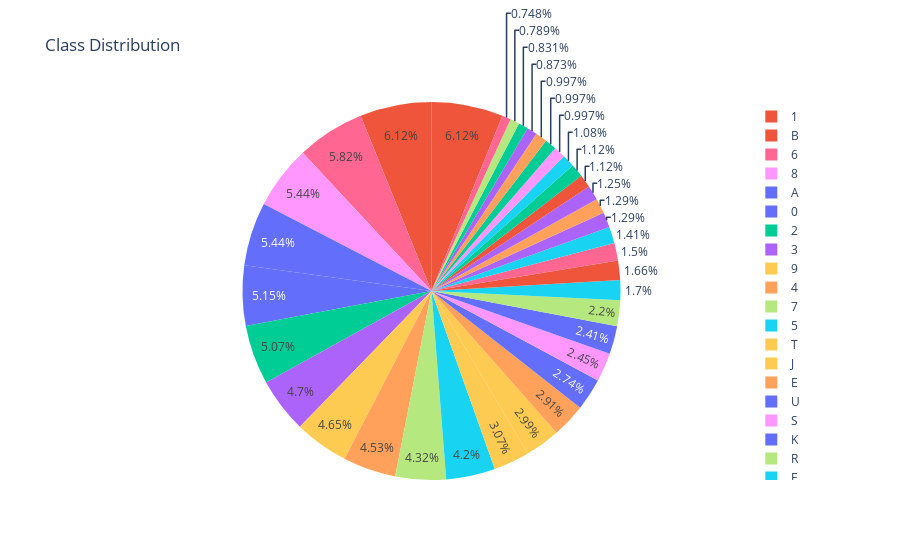
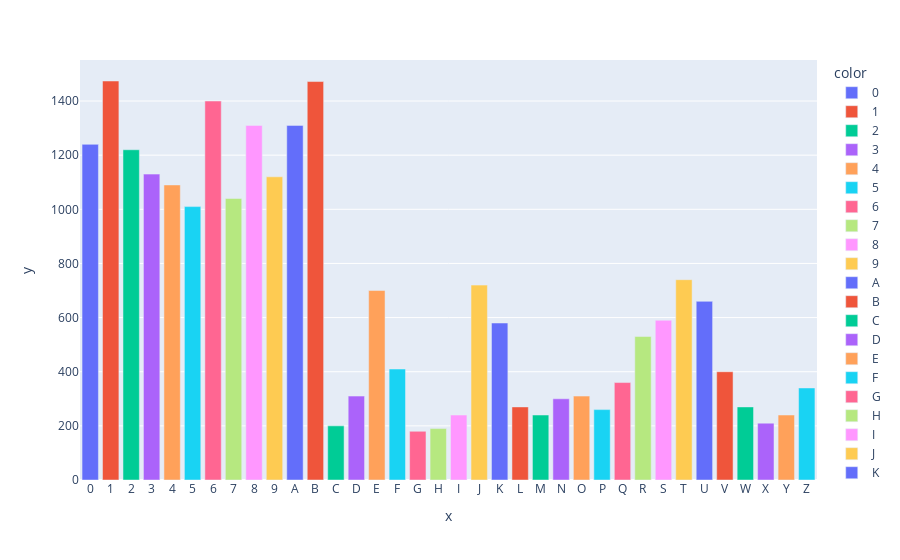

Notebook source saved alongside these figures, in order:
### Code cell
# Calculate class distribution
class_dis = [len(os.listdir(data_dir + name)) for name in class_names]
# class_dis = [len(os.listdir(val_dir + name)) for name in class_names]
# class_dis = [len(os.listdir(test_dir + name)) for name in class_names]

# Visualize using interactive pie chart
pie_chart = px.pie(values=class_dis, names=class_names, color=class_names)
pie_chart.update_layout({'title':{'text':"Class Distribution"}})
pie_chart.show()

# Visualize using interactive bar chart
bar_chart = px.bar(y=class_dis, x=class_names, color=class_names)
bar_chart.show()

### Figure 1 — Plotly figure (JSON) as saved in the notebook; plotly's stock layout.template omitted (floating-point values rounded to 4 significant figures)
{"data": [{"customdata": [["0"], ["1"], ["2"], ["3"], ["4"], ["5"], ["6"], ["7"], ["8"], ["9"], ["A"], ["B"], ["C"], ["D"], ["E"], ["F"], ["G"], ["H"], ["I"], ["J"], ["K"], ["L"], ["M"], ["N"], ["O"], ["P"], ["Q"], ["R"], ["S"], ["T"], ["U"], ["V"], ["W"], ["X"], ["Y"], ["Z"]], "domain": {"x": [0, 1], "y": [0, 1]}, "hovertemplate": "label=%{label}<br>value=%{value}<br>color=%{customdata[0]}<extra></extra>", "labels": ["0", "1", "2", "3", "4", "5", "6", "7", "8", "9", "A", "B", "C", "D", "E", "F", "G", "H", "I", "J", "K", "L", "M", "N", "O", "P", "Q", "R", "S", "T", "U", "V", "W", "X", "Y", "Z"], "legendgroup": "", "marker": {"colors": ["#636efa", "#EF553B", "#00cc96", "#ab63fa", "#FFA15A", "#19d3f3", "#FF6692", "#B6E880", "#FF97FF", "#FECB52", "#636efa", "#EF553B", "#00cc96", "#ab63fa", "#FFA15A", "#19d3f3", "#FF6692", "#B6E880", "#FF97FF", "#FECB52", "#636efa", "#EF553B", "#00cc96", "#ab63fa", "#FFA15A", "#19d3f3", "#FF6692", "#B6E880", "#FF97FF", "#FECB52", "#636efa", "#EF553B", "#00cc96", "#ab63fa", "#FFA15A", "#19d3f3"]}, "name": "", "showlegend": true, "type": "pie", "values": [1240, 1474, 1220, 1130, 1090, 1010, 1400, 1040, 1310, 1120, 1310, 1472, 200, 310, 700, 410, 180, 190, 240, 720, 580, 270, 240, 300, 310, 260, 360, 530, 590, 740, 660, 400, 270, 210, 240, 340]}], "layout": {"legend": {"tracegroupgap": 0}, "margin": {"t": 60}, "title": {"text": "Class Distribution"}}}

### Figure 2 — Plotly figure (JSON) as saved in the notebook; plotly's stock layout.template omitted (floating-point values rounded to 4 significant figures)
{"data": [{"alignmentgroup": "True", "hovertemplate": "color=0<br>x=%{x}<br>y=%{y}<extra></extra>", "legendgroup": "0", "marker": {"color": "#636efa", "pattern": {"shape": ""}}, "name": "0", "offsetgroup": "0", "orientation": "v", "showlegend": true, "textposition": "auto", "type": "bar", "x": ["0"], "xaxis": "x", "y": [1240], "yaxis": "y"}, {"alignmentgroup": "True", "hovertemplate": "color=1<br>x=%{x}<br>y=%{y}<extra></extra>", "legendgroup": "1", "marker": {"color": "#EF553B", "pattern": {"shape": ""}}, "name": "1", "offsetgroup": "1", "orientation": "v", "showlegend": true, "textposition": "auto", "type": "bar", "x": ["1"], "xaxis": "x", "y": [1474], "yaxis": "y"}, {"alignmentgroup": "True", "hovertemplate": "color=2<br>x=%{x}<br>y=%{y}<extra></extra>", "legendgroup": "2", "marker": {"color": "#00cc96", "pattern": {"shape": ""}}, "name": "2", "offsetgroup": "2", "orientation": "v", "showlegend": true, "textposition": "auto", "type": "bar", "x": ["2"], "xaxis": "x", "y": [1220], "yaxis": "y"}, {"alignmentgroup": "True", "hovertemplate": "color=3<br>x=%{x}<br>y=%{y}<extra></extra>", "legendgroup": "3", "marker": {"color": "#ab63fa", "pattern": {"shape": ""}}, "name": "3", "offsetgroup": "3", "orientation": "v", "showlegend": true, "textposition": "auto", "type": "bar", "x": ["3"], "xaxis": "x", "y": [1130], "yaxis": "y"}, {"alignmentgroup": "True", "hovertemplate": "color=4<br>x=%{x}<br>y=%{y}<extra></extra>", "legendgroup": "4", "marker": {"color": "#FFA15A", "pattern": {"shape": ""}}, "name": "4", "offsetgroup": "4", "orientation": "v", "showlegend": true, "textposition": "auto", "type": "bar", "x": ["4"], "xaxis": "x", "y": [1090], "yaxis": "y"}, {"alignmentgroup": "True", "hovertemplate": "color=5<br>x=%{x}<br>y=%{y}<extra></extra>", "legendgroup": "5", "marker": {"color": "#19d3f3", "pattern": {"shape": ""}}, "name": "5", "offsetgroup": "5", "orientation": "v", "showlegend": true, "textposition": "auto", "type": "bar", "x": ["5"], "xaxis": "x", "y": [1010], "yaxis": "y"}, {"alignmentgroup": "True", "hovertemplate": "color=6<br>x=%{x}<br>y=%{y}<extra></extra>", "legendgroup": "6", "marker": {"color": "#FF6692", "pattern": {"shape": ""}}, "name": "6", "offsetgroup": "6", "orientation": "v", "showlegend": true, "textposition": "auto", "type": "bar", "x": ["6"], "xaxis": "x", "y": [1400], "yaxis": "y"}, {"alignmentgroup": "True", "hovertemplate": "color=7<br>x=%{x}<br>y=%{y}<extra></extra>", "legendgroup": "7", "marker": {"color": "#B6E880", "pattern": {"shape": ""}}, "name": "7", "offsetgroup": "7", "orientation": "v", "showlegend": true, "textposition": "auto", "type": "bar", "x": ["7"], "xaxis": "x", "y": [1040], "yaxis": "y"}, {"alignmentgroup": "True", "hovertemplate": "color=8<br>x=%{x}<br>y=%{y}<extra></extra>", "legendgroup": "8", "marker": {"color": "#FF97FF", "pattern": {"shape": ""}}, "name": "8", "offsetgroup": "8", "orientation": "v", "showlegend": true, "textposition": "auto", "type": "bar", "x": ["8"], "xaxis": "x", "y": [1310], "yaxis": "y"}, {"alignmentgroup": "True", "hovertemplate": "color=9<br>x=%{x}<br>y=%{y}<extra></extra>", "legendgroup": "9", "marker": {"color": "#FECB52", "pattern": {"shape": ""}}, "name": "9", "offsetgroup": "9", "orientation": "v", "showlegend": true, "textposition": "auto", "type": "bar", "x": ["9"], "xaxis": "x", "y": [1120], "yaxis": "y"}, {"alignmentgroup": "True", "hovertemplate": "color=A<br>x=%{x}<br>y=%{y}<extra></extra>", "legendgroup": "A", "marker": {"color": "#636efa", "pattern": {"shape": ""}}, "name": "A", "offsetgroup": "A", "orientation": "v", "showlegend": true, "textposition": "auto", "type": "bar", "x": ["A"], "xaxis": "x", "y": [1310], "yaxis": "y"}, {"alignmentgroup": "True", "hovertemplate": "color=B<br>x=%{x}<br>y=%{y}<extra></extra>", "legendgroup": "B", "marker": {"color": "#EF553B", "pattern": {"shape": ""}}, "name": "B", "offsetgroup": "B", "orientation": "v", "showlegend": true, "textposition": "auto", "type": "bar", "x": ["B"], "xaxis": "x", "y": [1472], "yaxis": "y"}, {"alignmentgroup": "True", "hovertemplate": "color=C<br>x=%{x}<br>y=%{y}<extra></extra>", "legendgroup": "C", "marker": {"color": "#00cc96", "pattern": {"shape": ""}}, "name": "C", "offsetgroup": "C", "orientation": "v", "showlegend": true, "textposition": "auto", "type": "bar", "x": ["C"], "xaxis": "x", "y": [200], "yaxis": "y"}, {"alignmentgroup": "True", "hovertemplate": "color=D<br>x=%{x}<br>y=%{y}<extra></extra>", "legendgroup": "D", "marker": {"color": "#ab63fa", "pattern": {"shape": ""}}, "name": "D", "offsetgroup": "D", "orientation": "v", "showlegend": true, "textposition": "auto", "type": "bar", "x": ["D"], "xaxis": "x", "y": [310], "yaxis": "y"}, {"alignmentgroup": "True", "hovertemplate": "color=E<br>x=%{x}<br>y=%{y}<extra></extra>", "legendgroup": "E", "marker": {"color": "#FFA15A", "pattern": {"shape": ""}}, "name": "E", "offsetgroup": "E", "orientation": "v", "showlegend": true, "textposition": "auto", "type": "bar", "x": ["E"], "xaxis": "x", "y": [700], "yaxis": "y"}, {"alignmentgroup": "True", "hovertemplate": "color=F<br>x=%{x}<br>y=%{y}<extra></extra>", "legendgroup": "F", "marker": {"color": "#19d3f3", "pattern": {"shape": ""}}, "name": "F", "offsetgroup": "F", "orientation": "v", "showlegend": true, "textposition": "auto", "type": "bar", "x": ["F"], "xaxis": "x", "y": [410], "yaxis": "y"}, {"alignmentgroup": "True", "hovertemplate": "color=G<br>x=%{x}<br>y=%{y}<extra></extra>", "legendgroup": "G", "marker": {"color": "#FF6692", "pattern": {"shape": ""}}, "name": "G", "offsetgroup": "G", "orientation": "v", "showlegend": true, "textposition": "auto", "type": "bar", "x": ["G"], "xaxis": "x", "y": [180], "yaxis": "y"}, {"alignmentgroup": "True", "hovertemplate": "color=H<br>x=%{x}<br>y=%{y}<extra></extra>", "legendgroup": "H", "marker": {"color": "#B6E880", "pattern": {"shape": ""}}, "name": "H", "offsetgroup": "H", "orientation": "v", "showlegend": true, "textposition": "auto", "type": "bar", "x": ["H"], "xaxis": "x", "y": [190], "yaxis": "y"}, {"alignmentgroup": "True", "hovertemplate": "color=I<br>x=%{x}<br>y=%{y}<extra></extra>", "legendgroup": "I", "marker": {"color": "#FF97FF", "pattern": {"shape": ""}}, "name": "I", "offsetgroup": "I", "orientation": "v", "showlegend": true, "textposition": "auto", "type": "bar", "x": ["I"], "xaxis": "x", "y": [240], "yaxis": "y"}, {"alignmentgroup": "True", "hovertemplate": "color=J<br>x=%{x}<br>y=%{y}<extra></extra>", "legendgroup": "J", "marker": {"color": "#FECB52", "pattern": {"shape": ""}}, "name": "J", "offsetgroup": "J", "orientation": "v", "showlegend": true, "textposition": "auto", "type": "bar", "x": ["J"], "xaxis": "x", "y": [720], "yaxis": "y"}, {"alignmentgroup": "True", "hovertemplate": "color=K<br>x=%{x}<br>y=%{y}<extra></extra>", "legendgroup": "K", "marker": {"color": "#636efa", "pattern": {"shape": ""}}, "name": "K", "offsetgroup": "K", "orientation": "v", "showlegend": true, "textposition": "auto", "type": "bar", "x": ["K"], "xaxis": "x", "y": [580], "yaxis": "y"}, {"alignmentgroup": "True", "hovertemplate": "color=L<br>x=%{x}<br>y=%{y}<extra></extra>", "legendgroup": "L", "marker": {"color": "#EF553B", "pattern": {"shape": ""}}, "name": "L", "offsetgroup": "L", "orientation": "v", "showlegend": true, "textposition": "auto", "type": "bar", "x": ["L"], "xaxis": "x", "y": [270], "yaxis": "y"}, {"alignmentgroup": "True", "hovertemplate": "color=M<br>x=%{x}<br>y=%{y}<extra></extra>", "legendgroup": "M", "marker": {"color": "#00cc96", "pattern": {"shape": ""}}, "name": "M", "offsetgroup": "M", "orientation": "v", "showlegend": true, "textposition": "auto", "type": "bar", "x": ["M"], "xaxis": "x", "y": [240], "yaxis": "y"}, {"alignmentgroup": "True", "hovertemplate": "color=N<br>x=%{x}<br>y=%{y}<extra></extra>", "legendgroup": "N", "marker": {"color": "#ab63fa", "pattern": {"shape": ""}}, "name": "N", "offsetgroup": "N", "orientation": "v", "showlegend": true, "textposition": "auto", "type": "bar", "x": ["N"], "xaxis": "x", "y": [300], "yaxis": "y"}, {"alignmentgroup": "True", "hovertemplate": "color=O<br>x=%{x}<br>y=%{y}<extra></extra>", "legendgroup": "O", "marker": {"color": "#FFA15A", "pattern": {"shape": ""}}, "name": "O", "offsetgroup": "O", "orientation": "v", "showlegend": true, "textposition": "auto", "type": "bar", "x": ["O"], "xaxis": "x", "y": [310], "yaxis": "y"}, {"alignmentgroup": "True", "hovertemplate": "color=P<br>x=%{x}<br>y=%{y}<extra></extra>", "legendgroup": "P", "marker": {"color": "#19d3f3", "pattern": {"shape": ""}}, "name": "P", "offsetgroup": "P", "orientation": "v", "showlegend": true, "textposition": "auto", "type": "bar", "x": ["P"], "xaxis": "x", "y": [260], "yaxis": "y"}, {"alignmentgroup": "True", "hovertemplate": "color=Q<br>x=%{x}<br>y=%{y}<extra></extra>", "legendgroup": "Q", "marker": {"color": "#FF6692", "pattern": {"shape": ""}}, "name": "Q", "offsetgroup": "Q", "orientation": "v", "showlegend": true, "textposition": "auto", "type": "bar", "x": ["Q"], "xaxis": "x", "y": [360], "yaxis": "y"}, {"alignmentgroup": "True", "hovertemplate": "color=R<br>x=%{x}<br>y=%{y}<extra></extra>", "legendgroup": "R", "marker": {"color": "#B6E880", "pattern": {"shape": ""}}, "name": "R", "offsetgroup": "R", "orientation": "v", "showlegend": true, "textposition": "auto", "type": "bar", "x": ["R"], "xaxis": "x", "y": [530], "yaxis": "y"}, {"alignmentgroup": "True", "hovertemplate": "color=S<br>x=%{x}<br>y=%{y}<extra></extra>", "legendgroup": "S", "marker": {"color": "#FF97FF", "pattern": {"shape": ""}}, "name": "S", "offsetgroup": "S", "orientation": "v", "showlegend": true, "textposition": "auto", "type": "bar", "x": ["S"], "xaxis": "x", "y": [590], "yaxis": "y"}, {"alignmentgroup": "True", "hovertemplate": "color=T<br>x=%{x}<br>y=%{y}<extra></extra>", "legendgroup": "T", "marker": {"color": "#FECB52", "pattern": {"shape": ""}}, "name": "T", "offsetgroup": "T", "orientation": "v", "showlegend": true, "textposition": "auto", "type": "bar", "x": ["T"], "xaxis": "x", "y": [740], "yaxis": "y"}, {"alignmentgroup": "True", "hovertemplate": "color=U<br>x=%{x}<br>y=%{y}<extra></extra>", "legendgroup": "U", "marker": {"color": "#636efa", "pattern": {"shape": ""}}, "name": "U", "offsetgroup": "U", "orientation": "v", "showlegend": true, "textposition": "auto", "type": "bar", "x": ["U"], "xaxis": "x", "y": [660], "yaxis": "y"}, {"alignmentgroup": "True", "hovertemplate": "color=V<br>x=%{x}<br>y=%{y}<extra></extra>", "legendgroup": "V", "marker": {"color": "#EF553B", "pattern": {"shape": ""}}, "name": "V", "offsetgroup": "V", "orientation": "v", "showlegend": true, "textposition": "auto", "type": "bar", "x": ["V"], "xaxis": "x", "y": [400], "yaxis": "y"}, {"alignmentgroup": "True", "hovertemplate": "color=W<br>x=%{x}<br>y=%{y}<extra></extra>", "legendgroup": "W", "marker": {"color": "#00cc96", "pattern": {"shape": ""}}, "name": "W", "offsetgroup": "W", "orientation": "v", "showlegend": true, "textposition": "auto", "type": "bar", "x": ["W"], "xaxis": "x", "y": [270], "yaxis": "y"}, {"alignmentgroup": "True", "hovertemplate": "color=X<br>x=%{x}<br>y=%{y}<extra></extra>", "legendgroup": "X", "marker": {"color": "#ab63fa", "pattern": {"shape": ""}}, "name": "X", "offsetgroup": "X", "orientation": "v", "showlegend": true, "textposition": "auto", "type": "bar", "x": ["X"], "xaxis": "x", "y": [210], "yaxis": "y"}, {"alignmentgroup": "True", "hovertemplate": "color=Y<br>x=%{x}<br>y=%{y}<extra></extra>", "legendgroup": "Y", "marker": {"color": "#FFA15A", "pattern": {"shape": ""}}, "name": "Y", "offsetgroup": "Y", "orientation": "v", "showlegend": true, "textposition": "auto", "type": "bar", "x": ["Y"], "xaxis": "x", "y": [240], "yaxis": "y"}, {"alignmentgroup": "True", "hovertemplate": "color=Z<br>x=%{x}<br>y=%{y}<extra></extra>", "legendgroup": "Z", "marker": {"color": "#19d3f3", "pattern": {"shape": ""}}, "name": "Z", "offsetgroup": "Z", "orientation": "v", "showlegend": true, "textposition": "auto", "type": "bar", "x": ["Z"], "xaxis": "x", "y": [340], "yaxis": "y"}], "layout": {"barmode": "relative", "legend": {"title": {"text": "color"}, "tracegroupgap": 0}, "margin": {"t": 60}, "xaxis": {"anchor": "y", "domain": [0, 1], "title": {"text": "x"}}, "yaxis": {"anchor": "x", "domain": [0, 1], "title": {"text": "y"}}}}
